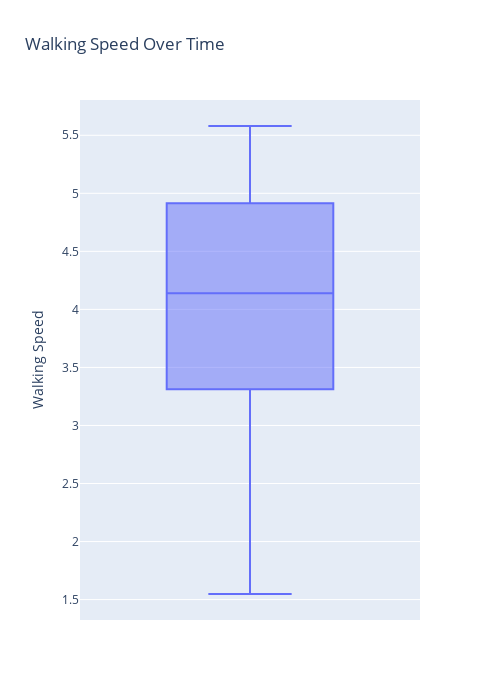

Notebook cell for this chart:
### Markdown cell above
Now let's have a look at Walking speed over the time

### Code cell
# Walking Speed Over Time
fig = px.box(data,
               y="Walking Speed",
               title="Walking Speed Over Time",
              height=700,
             width=500)
fig.show()

### Figure 1 — Plotly figure (JSON) as saved in the notebook; plotly's stock layout.template omitted (floating-point values rounded to 4 significant figures; data arrays with more than 128 entries replaced by an {"elided": "..."} marker saying what was removed)
{"data": [{"alignmentgroup": "True", "hovertemplate": "Walking Speed=%{y}<extra></extra>", "legendgroup": "", "marker": {"color": "#636efa"}, "name": "", "notched": false, "offsetgroup": "", "orientation": "v", "showlegend": false, "type": "box", "x0": " ", "xaxis": "x", "y": {"elided": "149 float values"}, "y0": " ", "yaxis": "y"}], "layout": {"boxmode": "group", "height": 700, "legend": {"tracegroupgap": 0}, "title": {"text": "Walking Speed Over Time"}, "width": 500, "xaxis": {"anchor": "y", "autorange": true, "domain": [0, 1], "range": [-0.5, 0.5], "type": "category"}, "yaxis": {"anchor": "x", "autorange": true, "domain": [0, 1], "range": [1.324, 5.804], "title": {"text": "Walking Speed"}, "type": "linear"}}}
